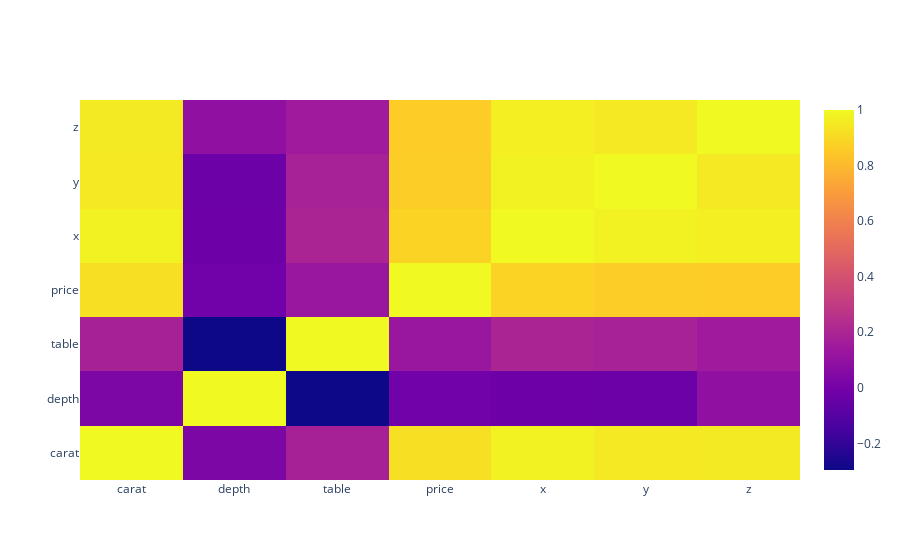

Notebook source saved alongside this figure:
### Code cell
#2 Simple Linear Regression:
#2.a
import matplotlib.pyplot as plt
correl = subset_data[['carat', 'depth', 'table', 'price','x','y','z']].corr()

# Create a heatmap
trace = go.Heatmap(z=correl.values,
                  x=correl.index.values,
                  y=correl.columns.values)
data=[trace]
plotly.offline.iplot(data, filename='basic-heatmap')

### Figure 1 — Plotly figure (JSON) as saved in the notebook; plotly's stock layout.template omitted (floating-point values rounded to 4 significant figures)
{"data": [{"type": "heatmap", "x": ["carat", "depth", "table", "price", "x", "y", "z"], "y": ["carat", "depth", "table", "price", "x", "y", "z"], "z": [[1, 0.02822, 0.1816, 0.9216, 0.9751, 0.9517, 0.9534], [0.02822, 1, -0.2958, -0.01065, -0.02529, -0.02934, 0.09492], [0.1816, -0.2958, 1, 0.1271, 0.1953, 0.1838, 0.1509], [0.9216, -0.01065, 0.1271, 1, 0.8844, 0.8654, 0.8612], [0.9751, -0.02529, 0.1953, 0.8844, 1, 0.9747, 0.9708], [0.9517, -0.02934, 0.1838, 0.8654, 0.9747, 1, 0.952], [0.9534, 0.09492, 0.1509, 0.8612, 0.9708, 0.952, 1]]}], "layout": {"autosize": true, "xaxis": {"autorange": true, "range": [-0.5, 6.5], "type": "category"}, "yaxis": {"autorange": true, "range": [-0.5, 6.5], "type": "category"}}}
